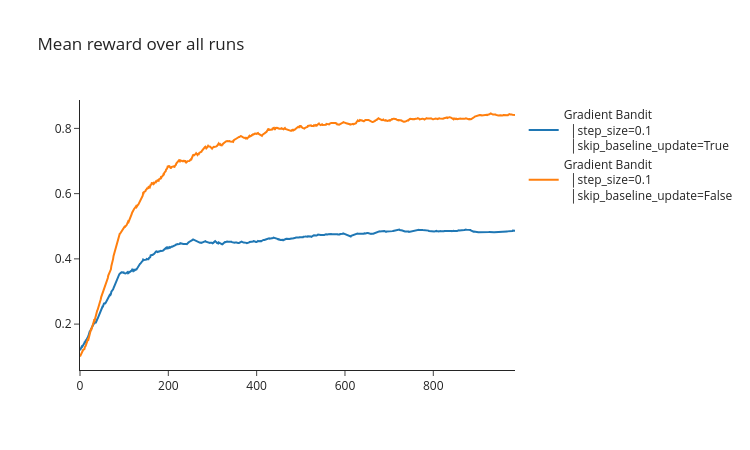

Notebook code cell kept with this figure:
### Code cell
num_arms = 10
env = gym.make("ArmedBanditTestbed-v0", num_arms=num_arms, stationary=True, initial_mean=4.0)

names = []
all_rewards = []
pct_corrects = []

grad1 = GradientBandit(num_arms=10, seed=0, step_size=0.1, skip_baseline_update=True)
grad2 = GradientBandit(num_arms=10, seed=0, step_size=0.1)

for agent in [grad1, grad2]:
    (rewards, num_correct) = run_agent(env, agent, n_runs=N_RUNS, base_seed=1)
    names.append(str(agent))
    all_rewards.append(rewards)
    pct_corrects.append(num_correct)

utils.plot_rewards(pct_corrects, names, moving_avg_window=15)
# utils.plot_rewards(all_rewards, names, moving_avg_window=15, filename=str(section_dir / "2103.html"))

### Figure 1 — Plotly figure (JSON) as saved in the notebook; plotly's stock layout.template omitted (floating-point values rounded to 4 significant figures; data arrays with more than 128 entries replaced by an {"elided": "..."} marker saying what was removed)
{"data": [{"mode": "lines", "name": "Gradient Bandit<br>  │step_size=0.1<br>  │skip_baseline_update=True", "type": "scatter", "y": {"elided": "986 float values"}}, {"mode": "lines", "name": "Gradient Bandit<br>  │step_size=0.1<br>  │skip_baseline_update=False", "type": "scatter", "y": {"elided": "986 float values"}}], "layout": {"height": 450, "title": {"text": "Mean reward over all runs"}, "width": 750}}
